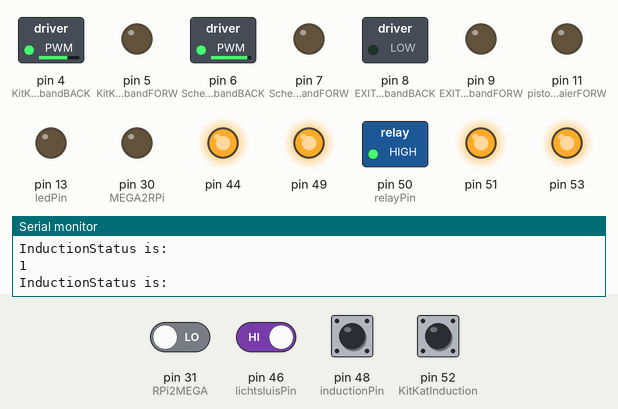
Bench run of a sketch on a simulated Arduino Mega 2560, built with avr-gcc and run on an emulated ATmega2560. Shown: switched loads named in the sketch (green lamp = pin HIGH), output pins drawn as LEDs (lit = HIGH), the last lines printed to the serial monitor. Dashed ring = blinking. The inputs (shaded band) are chosen by the test bench; at power-on: pin 46 (lichtsluisPin), pin 48 (inductionPin), pin 52 (KitKatInduction) HIGH, pin 31 (RPi2MEGA) LOW. Pins used as bus, display or sensor lines are not drawn.

Above: at 12.0 s.
12.1 s: pin 46 (lichtsluisPin) driven LOW
At 14.0 s:
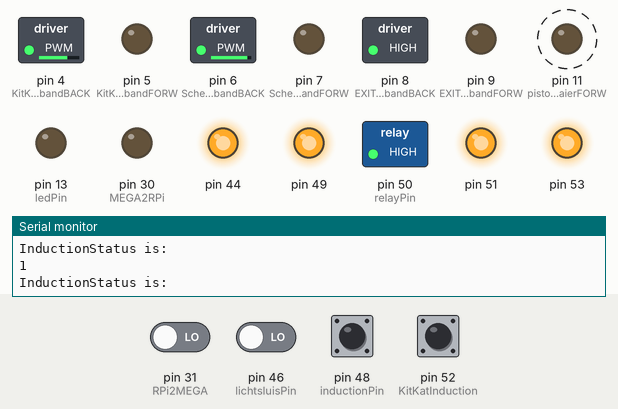
15.1 s: pin 52 (KitKatInduction) pulled LOW for 0.15 s
At 15.9 s:
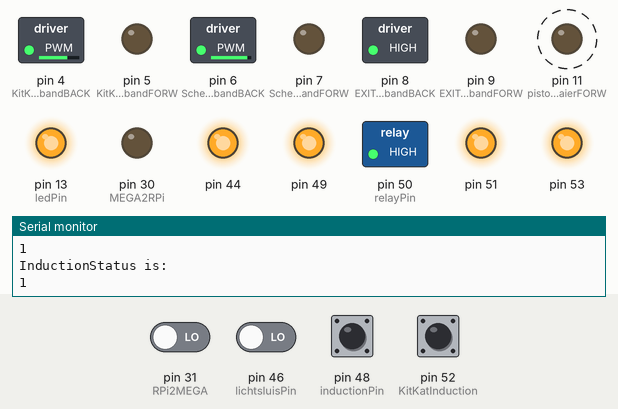
18.1 s: pin 52 (KitKatInduction) pulled LOW for 1 s
At 19.94 s:
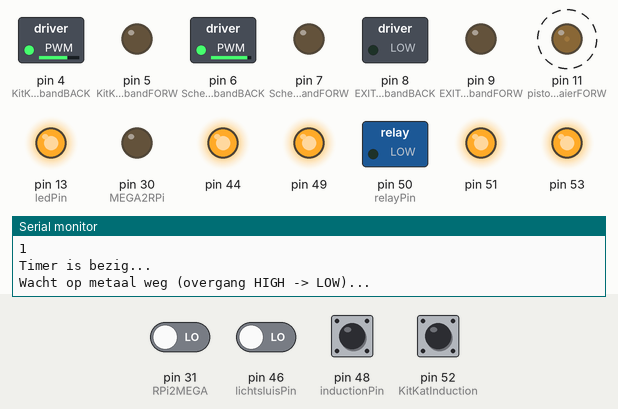
22.1 s: pin 52 (KitKatInduction) pulled LOW for 0.15 s
At 23.5 s:
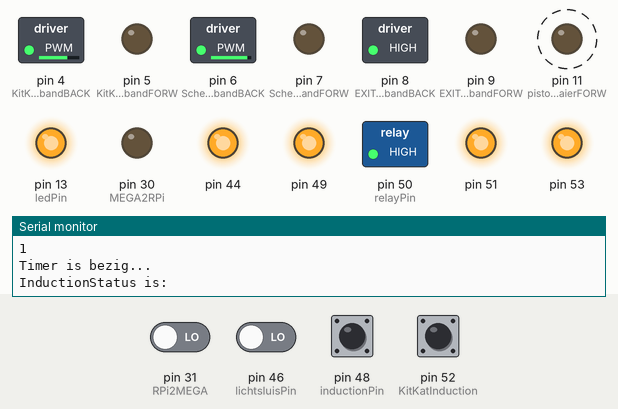
25.2 s: pin 52 (KitKatInduction) pulled LOW for 3.2 s
At 25.9 s:
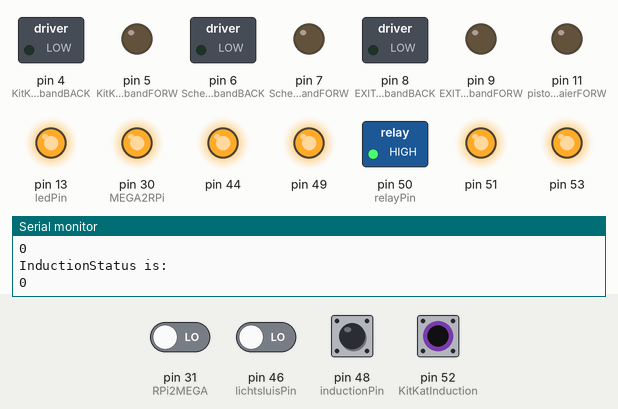
Timing chart, 0 to 28.2 s (numbered marks = the images above; inputs shaded):
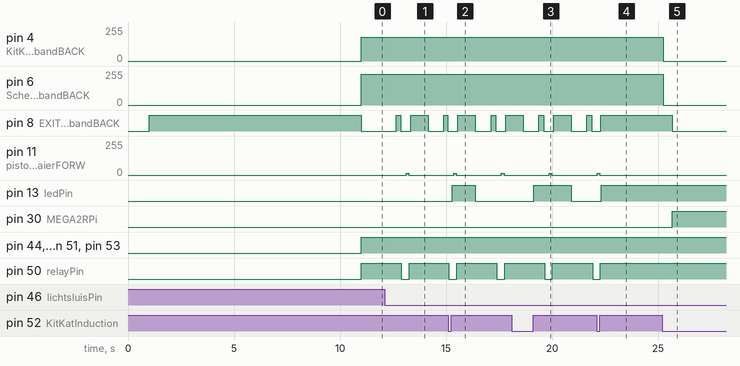

Measured:
- after the input at 12.1 s, pin 8 (EXITloopbandBACK): goes HIGH 0.20 s, LOW 0.47 s, HIGH 0.82 s, LOW 0.74 s, HIGH 0.20 s, then LOW, starting after 0.55 s; pin 11 (pistonDraaierFORW): 0/255 → 14/255 after 1.0 s, → 0/255 0.12 s later; pin 50 (relayPin): HIGH → LOW after 0.80 s, → HIGH 0.37 s later
- after the input at 15.1 s, pin 13 (ledPin): LOW → HIGH after 0.19 s, → LOW 1.1 s later
- after the input at 18.1 s, pin 13 (ledPin): LOW → HIGH after 1.0 s, → LOW 1.8 s later
- after the input at 22.1 s, pin 13 (ledPin): LOW → HIGH after 0.23 s
- after the input at 25.2 s, pin 4 (KitKatLoopbandBACK): 180/255 → 0/255 at once; pin 6 (SchepLoopbandBACK): 230/255 → 0/255 at once

The sketch:

Arduino.ino
```cpp
const int ledPin = LED_BUILTIN;

const byte lichtsluisPin = 46;
const byte inductionPin = 48;
const byte KitKatInduction = 52;
const int relayPin = 50;
const int MEGA2RPi = 30;
const byte RPi2MEGA = 31;

const int pistonDraaierFORW = 11;
const int pistonDraaierBACK = 10;
const int EXITloopbandFORW = 9;
const int EXITloopbandBACK = 8;
const int KitKatLoopbandFORW = 5;
const int KitKatLoopbandBACK = 4;
const int SchepLoopbandFORW = 7;
const int SchepLoopbandBACK = 6;
const int CorrigeerStavenFORW = 3;
const int CorrigeerStavenBACK = 2;

int PWM_pistonDraaier = 0;
int PWM_pistonDraaierFORW = 0;
int PWM_pistonDraaierBACK = 0;

int PWM_EXITloopband = 0;
int PWM_EXITloopbandFORW = 0;
int PWM_EXITloopbandBACK = 0;

int PWM_KitKatLoopband = 0;
int PWM_KitKatLoopbandFORW = 0;
int PWM_KitKatLoopbandBACK = 0;

int PWM_SchepLoopband = 0;
int PWM_SchepLoopbandFORW = 0;
int PWM_SchepLoopbandBACK = 0;

int PWM_CorrigeerStaven = 0;
int PWM_CorrigeerStavenFORW = 0;
int PWM_CorrigeerStavenBACK = 0;

bool bool_relayPin = 0;
bool pistonIncoming = 0;
bool inductionChecken = 0;
bool stopmetdraaien = 0;
bool wachtenOpPiston = 0;
bool processBezig = 0;
bool aanvoerGestopt = 0;
bool status_KitKat_Induction = LOW;
bool hijmoetstoppenalsdiehoogword = 0;
bool ermagweereentjekomen = 1;

int pistonTeller = 0;

//Timer declaren
unsigned long timerStart = 0;
bool timerRunning = false;
bool timerDone = false;
/*int eersteTimerWaarde = 1000; //Tijd van de timer zelf
int tweedeTimerWaarde = 1250;
int derdeTimerWaarde = 1500;
int vierdeTimerWaarde = 1750;
int vijfdeTimerWaarde = 2000;
int zesdeTimerWaarde = 2250;
int zevendeTimerWaarde = 2500;
int achsteTimerWaarde = 2750;
int negendeTimerWaarde = 3000;
int tiendeTimerWaarde = 3250;
int elfdeTimerWaarde = 3500;
int twaalfdeTimerWaarde = 3750;*/

//Tijd van de timer zelf
int halveTimerWaarde = 400;
int eersteTimerWaarde = 700;
int eersteEnKwartTimerWaarde = 950;
int eersteEnHalveTimerWaarde = 1200;
int eersteEnDriekwartTimerWaarde = 1450;
int tweedeTimerWaarde = 1700;
int tweedeEnHalveTimerWaarde = 2100;
int derdeTimerWaarde = 2450;
int derdeEnHalveTimerWaarde = 2750;
int vierdeTimerWaarde = 3100;
int vierdeEnHalveTimerWaarde = 3400;
int vijfdeTimerWaarde = 3700;
int vijfdeEnHalveTimerWaarde = 3900;
int zesdeTimerWaarde = 4150;
int zesdeEnHalveTimerWaarde = 4400;
int zevendeTimerWaarde = 4600;
int zevendeEnHalveTimerWaarde = 4800;
int achsteTimerWaarde = 5050;
int achsteEnHalveTimerWaarde = 5300;
int negendeTimerWaarde = 5600;
int negendeEnHalveTimerWaarde = 5900;
int tiendeTimerWaarde = 6300;
int elfdeTimerWaarde = 6700;
int twaalfdeTimerWaarde = 7100;
int TimerTeLang = 9000;

// Timer variabelen
unsigned long timerDuration = 1500; // 1500 ms = 1.5 sec


void setup() {
  ledOn();
  Serial.begin(9600);
  delay(1000); // wachten tot seriële monitor klaar is

  PWM_EXITloopband = -255;
  draaiMotoren();
  delay(10000);
  PWM_EXITloopband = 0;
  draaiMotoren();

  // Set & Initialise pins
  setPinModes();
  initPins();


  //Prepare Program
  gripperOpen();
  draaiMotoren();
  ledOff();


  wachtenOpLichtSluis();


}

void loop() {
  // Hier kun je andere code kwijt, niks nodig voor nu
}

void wachtenOpLichtSluis() {
  ermagweereentjekomen = 1;
  pistonIncoming = 0;
  hijmoetstoppenalsdiehoogword = 0;
  ledOff();
  Serial.println("Wachten op vallende pistonRod");
  wachtenOpPiston = false;
  startAanvoer();
  delay(200);

  while (!wachtenOpPiston) {
    check_PistonAanvoer();
    bool statusLichtSluis = digitalRead(lichtsluisPin);
    if (statusLichtSluis == 0) {
      Serial.println("Piston gedetecteerd");
      wachtenOpPiston = true;
      timerStart = 0;
      timerRunning = false;
      timerDone = false;
    }
  }

  processPiston();
}

void processPiston() {
  ledOff();
  processBezig = 1;
  startTimer(500); // Value timer [ms]
  while (!isTimerDone()) {
    // Hier kun je code draaien terwijl je wacht
    check_PistonAanvoer();
  }

  PWM_EXITloopband = -255;
  draaiMotoren();
  startTimer(200); // Value timer [ms]
  while (!isTimerDone()) {
    // Hier kun je code draaien terwijl je wacht
    check_PistonAanvoer();
  }

  PWM_EXITloopband = 0;
  draaiMotoren();
  startTimer(20); // Value timer [ms]
  while (!isTimerDone()) {
    // Hier kun je code draaien terwijl je wacht
    check_PistonAanvoer();
  }

  Serial.println("Gripper dicht...");
  gripperDicht();
  startTimer(200); // Value timer [ms]
  while (!isTimerDone()) {
    // Hier kun je code draaien terwijl je wacht
    check_PistonAanvoer();

    Serial.println("Timer is bezig...");
  }

  PWM_pistonDraaier = 14;
  draaiMotoren();
  /*startTimer(20); // Value timer [ms]
  while (!isTimerDone()) {
    // Hier kun je code draaien terwijl je wacht
    check_PistonAanvoer();

    Serial.println("Timer is bezig...");
  }*/

  stopmetdraaien = false;

  Serial.println("Wacht op metaal weg (overgang HIGH -> LOW)...");
  bool vorigeStatus = HIGH;
  while (!stopmetdraaien) {

    // Timer starten (alleen één keer)
    if (!timerRunning && !timerDone) {
      timerStart = millis();
      timerRunning = true;
      Serial.println("Timer gestart!");
    }
    check_PistonAanvoer();

    // Check of timer voorbij is
    if (timerRunning && (millis() - timerStart >= halveTimerWaarde)) {
      PWM_pistonDraaier = 15; // Of een andere waarde die je wilt zetten
    }
    if (timerRunning && (millis() - timerStart >= eersteTimerWaarde)) {
      PWM_pistonDraaier = 16; // Of een andere waarde die je wilt zetten
    }
    if (timerRunning && (millis() - timerStart >= eersteEnKwartTimerWaarde)) {
      PWM_pistonDraaier = 17; // Of een andere waarde die je wilt zetten
    }
    if (timerRunning && (millis() - timerStart >= eersteEnHalveTimerWaarde)) {
      PWM_pistonDraaier = 18; // Of een andere waarde die je wilt zetten
    }
    if (timerRunning && (millis() - timerStart >= eersteEnDriekwartTimerWaarde)) {
      PWM_pistonDraaier = 19; // Of een andere waarde die je wilt zetten
    }
    if (timerRunning && (millis() - timerStart >= tweedeTimerWaarde)) {
      PWM_pistonDraaier = 20; // Of een andere waarde die je wilt zetten
    }
    if (timerRunning && (millis() - timerStart >= tweedeEnHalveTimerWaarde)) {
      PWM_pistonDraaier = 21; // Of een andere waarde die je wilt zetten
    }
    if (timerRunning && (millis() - timerStart >= derdeTimerWaarde)) {
      PWM_pistonDraaier = 22; // Of een andere waarde die je wilt zetten
    }
    if (timerRunning && (millis() - timerStart >= derdeEnHalveTimerWaarde)) {
      PWM_pistonDraaier = 23; // Of een andere waarde die je wilt zetten
    }
    if (timerRunning && (millis() - timerStart >= vierdeTimerWaarde)) {
      PWM_pistonDraaier = 24; // Of een andere waarde die je wilt zetten
    }
    if (timerRunning && (millis() - timerStart >= vierdeEnHalveTimerWaarde)) {
      PWM_pistonDraaier = 25; // Of een andere waarde die je wilt zetten
    }
    if (timerRunning && (millis() - timerStart >= vijfdeTimerWaarde)) {
      PWM_pistonDraaier = 26; // Of een andere waarde die je wilt zetten
    }
    if (timerRunning && (millis() - timerStart >= vijfdeEnHalveTimerWaarde)) {
      PWM_pistonDraaier = 27; // Of een andere waarde die je wilt zetten
    }
    if (timerRunning && (millis() - timerStart >= zesdeTimerWaarde)) {
      PWM_pistonDraaier = 28; // Of een andere waarde die je wilt zetten
    }
    if (timerRunning && (millis() - timerStart >= zesdeEnHalveTimerWaarde)) {
      PWM_pistonDraaier = 29; // Of een andere waarde die je wilt zetten
    }
    if (timerRunning && (millis() - timerStart >= zevendeTimerWaarde)) {
      PWM_pistonDraaier = 30; // Of een andere waarde die je wilt zetten
    }
    if (timerRunning && (millis() - timerStart >= zevendeEnHalveTimerWaarde)) {
      PWM_pistonDraaier = 31; // Of een andere waarde die je wilt zetten
    }
    if (timerRunning && (millis() - timerStart >= achsteTimerWaarde)) {
      PWM_pistonDraaier = 32; // Of een andere waarde die je wilt zetten
    }
    if (timerRunning && (millis() - timerStart >= achsteEnHalveTimerWaarde)) {
      PWM_pistonDraaier = 33; // Of een andere waarde die je wilt zetten
    }
    if (timerRunning && (millis() - timerStart >= negendeTimerWaarde)) {
      PWM_pistonDraaier = 34; // Of een andere waarde die je wilt zetten
    }
    if (timerRunning && (millis() - timerStart >= negendeEnHalveTimerWaarde)) {
      PWM_pistonDraaier = 35; // Of een andere waarde die je wilt zetten
    }
    if (timerRunning && (millis() - timerStart >= tiendeTimerWaarde)) {
      PWM_pistonDraaier = 37; // Of een andere waarde die je wilt zetten
    }
    if (timerRunning && (millis() - timerStart >= elfdeTimerWaarde)) {
      PWM_pistonDraaier = 39; // Of een andere waarde die je wilt zetten
    }
    if (timerRunning && (millis() - timerStart >= twaalfdeTimerWaarde)) {
      PWM_pistonDraaier = 41; // Of een andere waarde die je wilt zetten
    }
    if (timerRunning && (millis() - timerStart >= TimerTeLang)) {
      PWM_pistonDraaier = 60; // Of een andere waarde die je wilt zetten
      ledOn();
    }
    draaiMotoren();


    bool huidigeStatus = digitalRead(inductionPin);
    if (vorigeStatus == HIGH && huidigeStatus == HIGH) {
      Serial.println("Metaal weg, motor stoppen.");
      stopmetdraaien = true;
      PWM_pistonDraaier = 0;
      draaiMotoren();

      //Check of hij iets langer door moet draaien
      if (timerRunning && (millis() - timerStart >= 75) && (millis() - timerStart < 700)) {
        Serial.println("Timer afgelopen, variabele aangepast!");
        PWM_pistonDraaier = 14;
        draaiMotoren();
        startTimer(50); // Value timer [ms]
        while (!isTimerDone()) {
          // Hier kun je code draaien terwijl je wacht
          check_PistonAanvoer();
        }
        PWM_pistonDraaier = 0;
        draaiMotoren();
      }
      //Timer uitzetten
      timerRunning = false;
      timerDone = true;   // Timer is "klaar", zal nu genegeerd worden
      vorigeStatus = huidigeStatus;
    }
    //check of de aanvoer gestopt moet worden
    check_PistonAanvoer();
  }
  gripperOpen();
  pistonTeller++;
  if (pistonTeller == 5) {
    pistonTeller = 0;
    EXITloopband_Vol();
  }
  check_PistonAanvoer();
  EXITloopband_Opschuiven();
}

void EXITloopband_Opschuiven() {
  Serial.println("loopband één cylinder opschuiven");
  PWM_EXITloopband = -255;
  draaiMotoren();
  startTimer(815); // Value timer [ms]
  while (!isTimerDone()) {
    // Hier kun je code draaien terwijl je wacht
    check_PistonAanvoer();
  }
  PWM_EXITloopband = 0;
  draaiMotoren();
  processBezig = 0;
  wachtenOpLichtSluis();
}

void EXITloopband_Vol() {
  Serial.println("5 pistons naar einde bewegen");
  PWM_EXITloopband = -255;
  draaiMotoren();
  startTimer(3337); // Value timer [ms]
  while (!isTimerDone()) {
    // Hier kun je code draaien terwijl je wacht
    check_PistonAanvoer();

    Serial.println("Timer is bezig...");
  }
  PWM_EXITloopband = 0;
  draaiMotoren();
  ready2pick();

  int getStatus_RPi = digitalRead(RPi2MEGA);
  while (!getStatus_RPi) {
    check_PistonAanvoer();
    getStatus_RPi = digitalRead(RPi2MEGA);
  }

  notReady2pick();
  ledOff();
  initPins();
  wachtenOpLichtSluis();
}

void check_PistonAanvoer () {
  status_KitKat_Induction = digitalRead(KitKatInduction);
  Serial.println("InductionStatus is:");
  Serial.println(status_KitKat_Induction);
  if (pistonIncoming == 1 && status_KitKat_Induction == HIGH) {
    hijmoetstoppenalsdiehoogword = 1;
    ledOn();
  }
  if (ermagweereentjekomen == 1 && status_KitKat_Induction == LOW) {
    pistonIncoming = 1;
    ermagweereentjekomen = 0;
  }
  if (hijmoetstoppenalsdiehoogword == 1 && status_KitKat_Induction == LOW && ermagweereentjekomen == 0) {
    stopAanvoer();
    aanvoerGestopt = 1;
    hijmoetstoppenalsdiehoogword = 0;
  }
}

void stopAanvoer () {
  PWM_SchepLoopband = 0;
  PWM_KitKatLoopband = 0;
  PWM_CorrigeerStaven = 0;
  draaiMotoren();
}

void startAanvoer () {
  PWM_SchepLoopband = -230;
  PWM_KitKatLoopband = -180;
  PWM_CorrigeerStaven = -200;
  draaiMotoren();
}

// Functie om de timer te starten
void startTimer(unsigned long duration) {
  timerStart = millis();
  timerDuration = duration;
}

// Functie om te checken of de timer klaar is
bool isTimerDone() {
  return (millis() - timerStart >= timerDuration);
}

//------------------------------------------------------------------------------------------------------------------------------------------------------
//Hieronder niks interessants meer

void ready2pick () {
  digitalWrite(MEGA2RPi, HIGH);
}

void notReady2pick () {
  digitalWrite(MEGA2RPi, LOW);
}

void ledOn () {
  digitalWrite(ledPin, HIGH);
}

void ledOff () {
  digitalWrite(ledPin, LOW);
}

void gripperOpen () {
  digitalWrite(relayPin, HIGH);
}

void gripperDicht () {
  digitalWrite(relayPin, LOW);
}

void toggleRelay () {
  if (bool_relayPin == 0) {
    bool_relayPin = 1;
    digitalWrite(relayPin, HIGH);
  }
  else {
    bool_relayPin = 0;
    digitalWrite(relayPin, LOW);
  }
}

void setPinModes () {
  pinMode(pistonDraaierFORW, OUTPUT);
  pinMode(pistonDraaierBACK, OUTPUT);
  pinMode(EXITloopbandFORW, OUTPUT);
  pinMode(EXITloopbandBACK, OUTPUT);
  pinMode(KitKatLoopbandFORW, OUTPUT);
  pinMode(KitKatLoopbandBACK, OUTPUT);
  pinMode(SchepLoopbandFORW, OUTPUT);
  pinMode(SchepLoopbandBACK, OUTPUT);
  pinMode(CorrigeerStavenFORW, OUTPUT);
  pinMode(CorrigeerStavenBACK, OUTPUT);

  pinMode(ledPin, OUTPUT);
  pinMode(relayPin, OUTPUT);

  pinMode(49, OUTPUT);
  pinMode(51, OUTPUT);
  pinMode(44, OUTPUT);
  pinMode(53, OUTPUT);
  pinMode(MEGA2RPi, OUTPUT);

  pinMode(RPi2MEGA, INPUT);
  pinMode(inductionPin, INPUT_PULLUP);
  pinMode(lichtsluisPin, INPUT);
  pinMode(KitKatInduction, INPUT_PULLUP);
}

void initPins () {
  digitalWrite(49, HIGH);
  digitalWrite(51, HIGH);
  digitalWrite(44, HIGH);
  digitalWrite(53, HIGH);

  PWM_SchepLoopband = -255;
  PWM_KitKatLoopband = -180;
  PWM_CorrigeerStaven = -250;
  draaiMotoren();
}

void draaiMotoren() {
  if (PWM_pistonDraaier >= 0) {
    PWM_pistonDraaierFORW = PWM_pistonDraaier;
    PWM_pistonDraaierBACK = 0;
  } else {
    PWM_pistonDraaierFORW = 0;
    PWM_pistonDraaierBACK = -PWM_pistonDraaier;
  }
  analogWrite(pistonDraaierFORW, PWM_pistonDraaierFORW);
  analogWrite(pistonDraaierBACK, PWM_pistonDraaierBACK);

  if (PWM_EXITloopband >= 0) {
    PWM_EXITloopbandFORW = PWM_EXITloopband;
    PWM_EXITloopbandBACK = 0;
  } else {
    PWM_EXITloopbandFORW = 0;
    PWM_EXITloopbandBACK = -PWM_EXITloopband;
  }
  analogWrite(EXITloopbandFORW, PWM_EXITloopbandFORW);
  analogWrite(EXITloopbandBACK, PWM_EXITloopbandBACK);
  if (PWM_KitKatLoopband >= 0) {
    PWM_KitKatLoopbandFORW = PWM_KitKatLoopband;
    PWM_KitKatLoopbandBACK = 0;
  } else {
    PWM_KitKatLoopbandFORW = 0;
    PWM_KitKatLoopbandBACK = -PWM_KitKatLoopband;
  }
  analogWrite(KitKatLoopbandFORW, PWM_KitKatLoopbandFORW);
  analogWrite(KitKatLoopbandBACK, PWM_KitKatLoopbandBACK);
  if (PWM_SchepLoopband >= 0) {
    PWM_SchepLoopbandFORW = PWM_SchepLoopband;
    PWM_SchepLoopbandBACK = 0;
  } else {
    PWM_SchepLoopbandFORW = 0;
    PWM_SchepLoopbandBACK = -PWM_SchepLoopband;
  }
  analogWrite(SchepLoopbandFORW, PWM_SchepLoopbandFORW);
  analogWrite(SchepLoopbandBACK, PWM_SchepLoopbandBACK);
  if (PWM_CorrigeerStaven >= 0) {
    PWM_CorrigeerStavenFORW = PWM_CorrigeerStaven;
    PWM_CorrigeerStavenBACK = 0;
  } else {
    PWM_CorrigeerStavenFORW = 0;
    PWM_CorrigeerStavenBACK = -PWM_CorrigeerStaven;
  }
  analogWrite(CorrigeerStavenFORW, PWM_CorrigeerStavenFORW);
  analogWrite(CorrigeerStavenBACK, PWM_CorrigeerStavenBACK);
}
```
